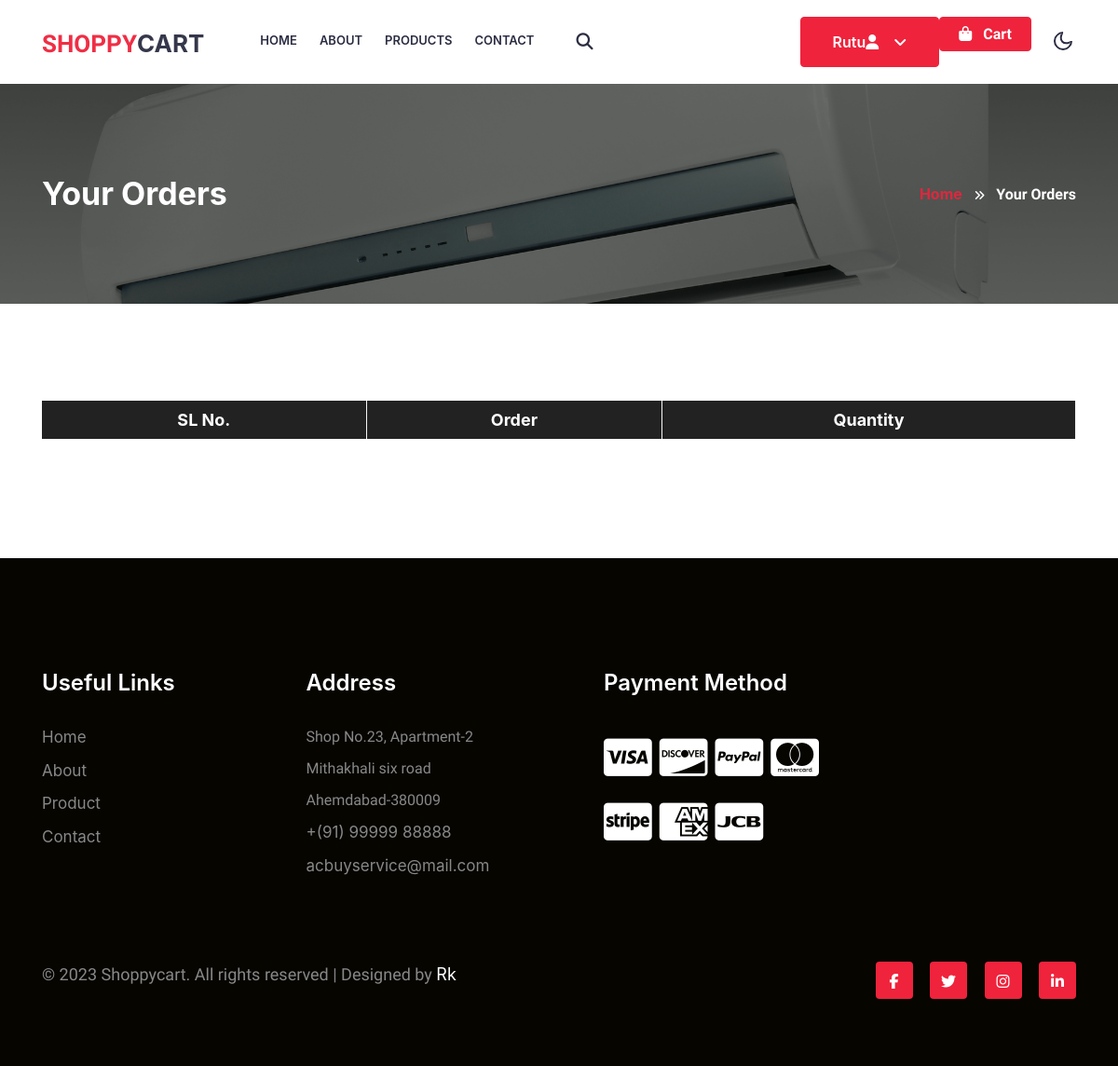
Page /shop/orders/ (signed in) on the earlier database version.
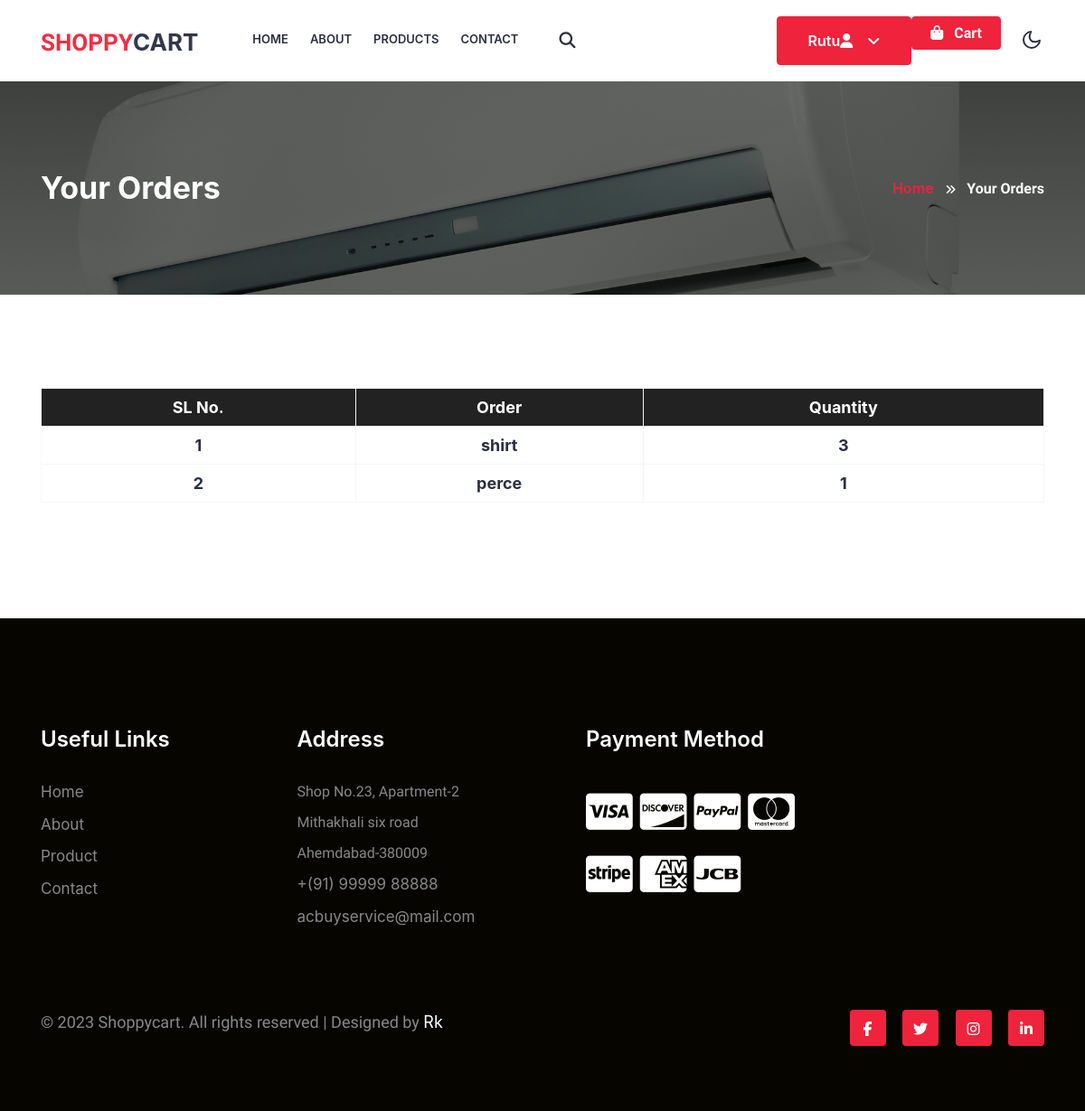
Same page on the later database version.
### shop/models.py (models this page shows, shortened)
class order(models.Model):
    user = models.ForeignKey(User, on_delete=models.CASCADE)
    product = models.ForeignKey(product,on_delete=models.CASCADE)
    quantity = models.IntegerField(default=1)

class product(models.Model):
    product_id = models.AutoField(primary_key=True)
    product_name = models.CharField(max_length=50)
    category = models.CharField(max_length=50, default="")
    subcategory = models.CharField(max_length=50, default="")
    price = models.IntegerField(default=0)
    desc = models.CharField(max_length=300)
    pub_date = models.DateField()
    image = models.ImageField(upload_to='static/images', default="")

### shop/views.py (the view)
# urls.py: path('orders/', views.orders, name="orders"),
def orders(request):
    order_obj = order.objects.filter(user=request.user)
    return render(request, 'order.html',locals())

### shop/templates/order.html (shortened to what this page needs)
<!doctype html>
<html lang="en">
<head>
    <link rel="stylesheet" href="/static/css/style-liberty.css">
</head>
<body>
<body><link rel="stylesheet" href="../../../../../../assests/css/font-awesome.min.css">
    {% include 'header.html' %}
    <section class="w3mid-gap"></section>
    <div class="inner-banner py-5">
        <section class="w3l-breadcrumb text-left py-sm-5 ">
            <div class="container">
                <div class="w3breadcrumb-gids">
                    <div class="w3breadcrumb-left text-left">
                        <h2 class="inner-w3-title">
                            Your Orders </h2>
                    </div>
                    <div class="w3breadcrumb-right">
                        <ul class="breadcrumbs-custom-path">
                            <li><a href="index.html">Home</a></li>
                            <li class="active"><span class="fas fa-angle-double-right mx-2"></span> Your Orders </li>
                        </ul>
                    </div>
                </div>
            </div>
        </section>
    </div>
    <section class="w3l-ecommerce-main">
        <div class="ecom-contenthny py-5">
            <div class="container py-lg-5">
                <div class="ecom-contenthny-w3lcheckout privacy">
                    <div class="checkout-right">
                        <table class="timetable_sub">
                            <thead>
                                <tr>
                                    <th>SL No.</th>
                                    <th>Order</th>
                                    <th>quantity</th>
                                </tr>
                            </thead>
                            <tbody>
                                {% for i in order_obj %}
                                <tr class="rem1">
                                  <td>{{ forloop.counter }}</td>
                                  <td>{{ i.product.product_name }}</td>
                                  <td>{{ i.quantity }}</td>
                                </tr>
                                {% endfor %}
                            </tbody>
                        </table>
                    </div>
                    </div>
                </div>
            </div>
    </section>
</body>
</html>
{% include 'footer.html' %}

### shop/templates/header.html (shortened to what this page needs)
<header id="site-header" class="fixed-top">
    <div class="container">
        <nav class="navbar navbar-expand-lg navbar-light stroke py-lg-0">
            <h1><a class="navbar-brand pe-xl-5 pe-lg-4" href="/shop/">
                    <span class="w3yellow">Shoppy</span>Cart
                </a></h1>
            <div class="collapse navbar-collapse" id="navbarScroll">
                <ul class="navbar-nav me-lg-auto my-2 my-lg-0 navbar-nav-scroll">
                    <li class="nav-item ">
                        <a class="nav-link {% if request.path == '/' %} active {% endif %} " aria-current="page" href="/shop/">Home</a>
                    </li>
                    <li class="nav-item">
                        <a class="nav-link {% if request.path == '/about/' %} active {% endif %}" href="/shop/about/">About</a>
                    </li>
                    <li class="nav-item">
                        <a class="nav-link" href="{% url 'product' %}" aria-expanded="false">
                            Products
                        </a>
                    </li>
                    <li class="nav-item">
                        <a class="nav-link {% if request.path == '/contact/' %} active {% endif %}" href="/shop/contact/">Contact</a>
                    </li>
                    <li class="nav-item search-right">
                        <a href="#search" class="btn search-btn" title="search"><span class="fas fa-search me-2" aria-hidden="true"></span></a>
                    </li>
                </ul>
            </div>
            <ul class="header-search me-lg-4 d-flex">
                {% if user.is_authenticated %}
                <li class="get-btn me-2" >
                    <li class="nav-item dropdown">
                        <a class="btn btn-style btn-primary" href="#Pages" id="navbarDropdown" role="button"
                            data-bs-toggle="dropdown" aria-expanded="false" > {{user.username}}<i
                            class="fas fa-user me-lg-2"></i>
                             <span class="fa fa-angle-down ms-1"></span>
                        </a>
                </li>
                <li class="shopvcart galssescart2 cart cart box_1 get-btn">
                    <a href="/shop/checkout/" class="btn btn-style btn-primary" title="search"><i class="fas fa-shopping-bag me-lg-2"></i> <span class="btn-texe-inf">cart</span></a>
                </li>
                </li>
                {% else %}
                <li class="get-btn me-2">
                    <a href="{% url 'login' %}" class="btn btn-style btn-primary" title="search"><i class="fas fa-user me-lg-2"></i> <span class="btn-texe-inf">Login</span></a>
                </li>
                {% endif %}
            </ul>
            <div class="mobile-position">
                <nav class="navigation">
                    <div class="theme-switch-wrapper">
                        <label class="theme-switch" for="checkbox">
                            <div class="mode-container">
                                <i class="gg-moon"></i>
                            </div>
                        </label>
                    </div>
                </nav>
            </div>
        </nav>
    </div>
</header>

### shop/templates/footer.html (shortened to what this page needs)
<footer class="w3l-footer-29-main">
            <div class="footer-29 py-5">
                <div class="container py-lg-4">
                    <div class="row footer-top-29 mt-md-5">
                        <div class="col-lg-3 col-md-6 footer-list-29 footer-3 pe-lg-5">
                            <h6 class="footer-title-29">Useful Links</h6>
                            <div class="footer-listw3-grids">
                                <ul class="footer-listw3">
                                    <li><a href="/shop/">Home</a></li>
                                    <li><a href="/shop/about/">About</a></li>
                                    <li><a href="/shop/Products/">Product</a></li>
                                    <li><a href="/shop/contact/">Contact</a></li>
                                </ul>
                            </div>
                        </div>
                        <div class="col-lg-3 col-md-6 footer-list-29 footer-3 mt-lg-0 mt-md-5 mt-4 pe-lg-5">
                            <h6 class="footer-title-29">Address</h6>
                            <div class="footer-listw3-grids">
                                <ul class="footer-listw3">
                                    <li>Shop No.23, Apartment-2</li>
                                    <li>Mithakhali six road</li>
                                    <li>Ahemdabad-380009</li>
                                    <li><a href="tel:+(91) 99999 88888">+(91) 99999 88888</a></li>
                                    <li><a href="mailto:acbuyservice@mail.com" class="mail">acbuyservice@mail.com</a></li>
                                </ul>
                            </div>
                        </div>
                        <div class="col-lg-3 col-md-6 footer-list-29 footer-4 mt-lg-0 mt-md-5 mt-4  ps-lg-5">
                            <h6 class="footer-title-29">Payment Method</h6>
                            <ul class="pay-method-grids">
                                <li><a class="pay-method" href="#"><span class="fab fa-cc-visa"
                                            aria-hidden="true"></span></a>
                                </li>
                                <li><a class="pay-method" href="#"><span class="fab fa-cc-discover"
                                            aria-hidden="true"></span></a>
                                </li>
                                <li><a class="pay-method" href="#"><span class="fab fa-cc-paypal"
                                            aria-hidden="true"></span></a>
                                </li>
                                <li><a class="pay-method" href="#"><span class="fab fa-cc-mastercard"
                                            aria-hidden="true"></span></a>
                                <li><a class="pay-method" href="#"><span class="fab fa-cc-stripe"
                                            aria-hidden="true"></span></a>
                                <li><a class="pay-method" href="#"><span class="fab fa-cc-amex"
                                            aria-hidden="true"></span></a>
                                </li>
                                <li><a class="pay-method" href="#"><span class="fab fa-cc-jcb"
                                            aria-hidden="true"></span></a>
                                </li>
                                <li>
                                </li>
                            </ul>
                        </div>
                    </div>
                    <div class="row bottom-copies">
                        <p class="copy-footer-29 col-lg-8">© 2023 Shoppycart. All rights reserved | Designed by <a
                                href="https://w3layouts.com/" target="_blank">Rk</a></p>
                        <div class="col-lg-4 main-social-right mt-lg-0 mt-4">
                            <div class="main-social-footer-29">
                                <a href="#facebook" class="facebook"><span class="fab fa-facebook-f"></span></a>
                                <a href="#twitter" class="twitter"><span class="fab fa-twitter"></span></a>
                                <a href="#instagram" class="instagram"><span class="fab fa-instagram"></span></a>
                                <a href="#linkd" class="linkd"><span class="fab fa-linkedin-in"></span></a>
                            </div>
                        </div>
                    </div>
                </div>
            </div>
        </footer>

### shop/templates/order.html (style rules this page uses)
* { box-sizing: border-box; font-family: -apple-system, BlinkMacSystemFont, "Segoe UI", Roboto, Oxygen-Sans, Ubuntu, Cantarell, "Helvetica Neue", sans-serif; }

Differences in the rows shown:
added order: product.product_name "shirt", quantity "3"
added order: product.product_name "perce", quantity "1"
